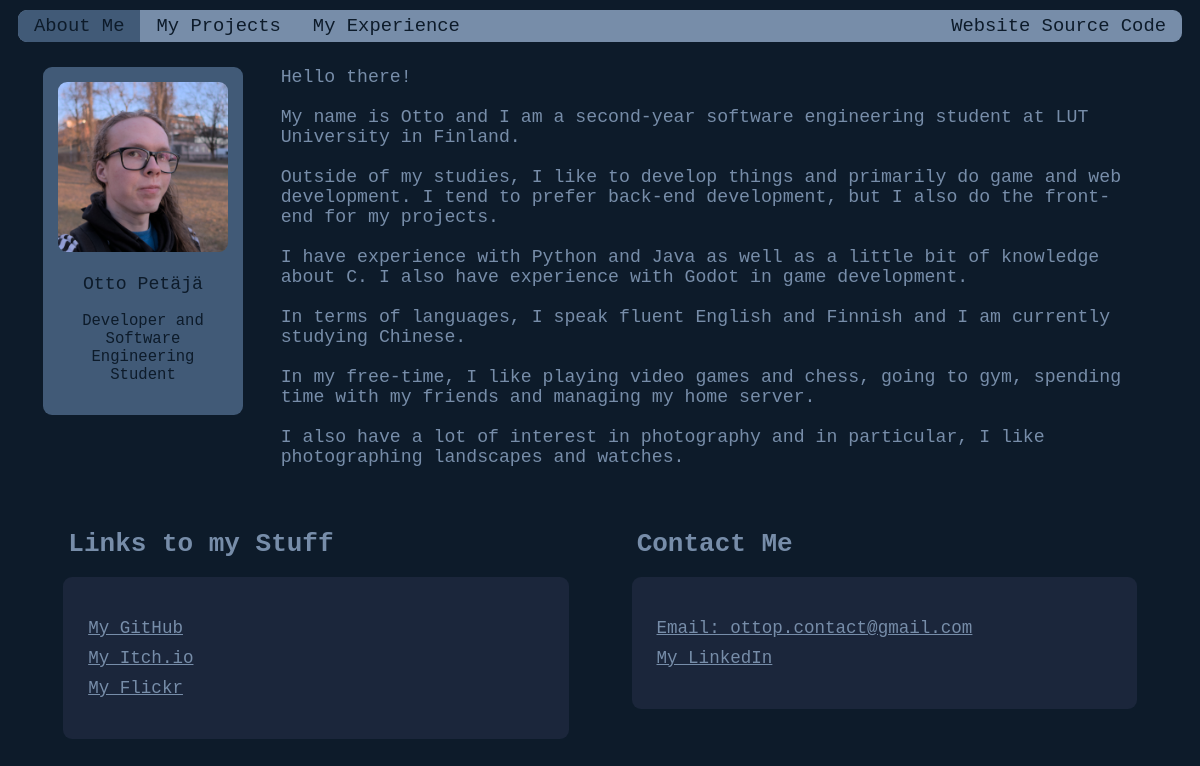
The page / on the database its author committed.
### base/models.py (models this page shows, shortened)
class ProfileInfo(models.Model):
    name = models.CharField(max_length=200)
    bio = models.CharField(max_length=200)
    image = models.ImageField(null = True,blank=True,upload_to = "images")

class InfoText(models.Model):
    text = models.TextField()
    def __str__(self):
        return self.text

class StuffLink(models.Model):
    thing_link = models.CharField(max_length=200)
    thing_text = models.CharField(max_length=200)

class ContactLink(models.Model):
    contact_link = models.CharField(max_length=200)
    contact_text = models.CharField(max_length=200)

### base/views.py (the view)
# urls.py: path("", views.IndexView.as_view(), name="index"),
class IndexView(TemplateView):
    stufflinks = StuffLink.objects.all()
    contactlinks = ContactLink.objects.all()
    profile = ProfileInfo.objects.first()
    infotext = InfoText.objects.first()
    template_name = "base/index.html"
    def get_context_data(self, **kwargs):
        context = super().get_context_data(**kwargs)
        context['image'] = self.profile.image
        context['name'] = self.profile.name
        context['bio'] = self.profile.bio
        context['info'] = self.infotext
        context["stufflinks"] = self.stufflinks
        context["contactlinks"] = self.contactlinks
        return context

### base/templates/base/index.html (shortened to what this page needs)
<!DOCTYPE html>
{% load static %}
<link rel="stylesheet" href="{% static 'base/style.css' %}">
<html>
<head>
</head>
<body>
<ul class="topnav">
    <li><a class="active" href="">About Me</a></li>
    <li><a href="/projects">My Projects</a></li>
    <li><a href="/experience">My Experience</a></li>
    <li class = "right"><a href="https://github.com/ottop/ottop_website" target="_blank" rel="noopener noreferrer">Website Source Code</a></li>
</ul>
<div class="row disp">
<div class="bio">
<img class = "profilepic" src="{{image.url}}" alt="This should be an image." width="100%">
<p class = "nametext">{{name}} </p>
<p class="biotext">{{bio}}</p>
</div>
<pre class = "info">{{info}}</pre>
</div>
<div class="row disp">
<div class = "content">
    <h1>Links to my Stuff</h1>
    <div class = "box">
        <ul>
            {% for link in stufflinks %}
            <li><a href = {{link.thing_link}} target="_blank" rel="noopener noreferrer">{{link.thing_text}}</a></li>
            {% endfor %}
      </ul>
    </div>
</div>
<div class = "content">
    <h1>Contact Me</h1>
    <div class = "box">
        <ul>
            {% for link in contactlinks %}
            <li><a href = {{link.contact_link}} target="_blank" rel="noopener noreferrer">{{link.contact_text}}</a></li>
            {% endfor %}
    </ul>
    </div>
</div>
</div>
</body>
</html>

### base/static/base/style.css (style rules this page uses)
:root { --color1:#0d1b2a; --color2:#1b263b; --color3:#415a77; --color4:#778da9; --color5:#e0e1dd; }
h1 { font-family:monospace; color: var(--color4); margin-left:2%; width: 100%; }
p { font-family:monospace; color: var(--color4); font-size: 1.4em; }
.profilepic { border-radius: 9px; }
pre { white-space: pre-wrap; white-space: -moz-pre-wrap; white-space: -pre-wrap; white-space: -o-pre-wrap; word-wrap: break-word; }
.info { margin:1%; margin-top:0; margin-bottom:0; width:60%; flex-grow: 9; vertical-align: top; padding:15px; border-radius: 9px; font-family:monospace; color: var(--color4); font-size: 1.40em; }
.bio { margin:1%; margin-top:15px; margin-bottom:0; width:150px; max-width:40%; vertical-align: top; background-color: var(--color3); padding:15px; border-radius: 9px; flex-grow: 1; height:100% }
.box { margin:1%; margin-top:15px; margin-bottom:0; max-width:100%; vertical-align: top; background-color: var(--color2); padding:15px; border-radius: 9px; flex-grow: 1; height:100% }
.content { margin:1%; margin-top:15px; margin-bottom:0; width:250px; max-width:100%; vertical-align: top; padding:15px; border-radius: 9px; flex-grow: 1; height:100% }
.biotext { color: var(--color1); font-size: 1.2em; text-align: center; }
.nametext { color: var(--color1); text-align: center; }
body { background: var(--color1) }
.disp { display: flex; flex-wrap: wrap; justify-content:space-evenly; margin-right:2%; margin-left:2% }
li { color: var(--color4); }
li a { font-family:monospace; display: inline-block; padding: 5px; font-size: 1.35em; color: var(--color4); }
ul.topnav { border-radius: 9px; list-style-type: none; margin: 10px; padding: 0; overflow: hidden; background: var(--color4); }
ul.topnav li { float: left; }
ul.topnav li a { font-size: 1.45em; display: block; color: var(--color1); text-align: center; padding: 5px 16px; text-decoration: none; }
ul.topnav li a.active { background-color: var(--color3); }
ul.topnav li.right { float: right; }
ul { list-style: none; padding:5px; }

### rows shown on the page
ProfileInfo: name "Otto Petäjä", bio "Developer and Software Engineering Student"
InfoText: text "Hello there! My name is Otto and I am a second-year software engineering student at LUT University in Finland. Outside of my studies, I like to develop things and primarily do game and web development. I tend to prefer back-end development, but I also do the front-end for my projects. I have experience with Python and Java as well as a little bit of knowledge about C. I also have experience with Godot in game development. In terms of languages, I speak fluent English and Finnish and I am currently studying Chinese. In my free-time, I like playing video games and chess, going to gym, spending time with my friends and managing my home server. I also have a lot of interest in photography and…"
StuffLink: thing_text "My GitHub"
StuffLink: thing_text "My Itch.io"
StuffLink: thing_text "My Flickr"
ContactLink: contact_text "Email: ottop.contact@gmail.com"
ContactLink: contact_text "My LinkedIn"
